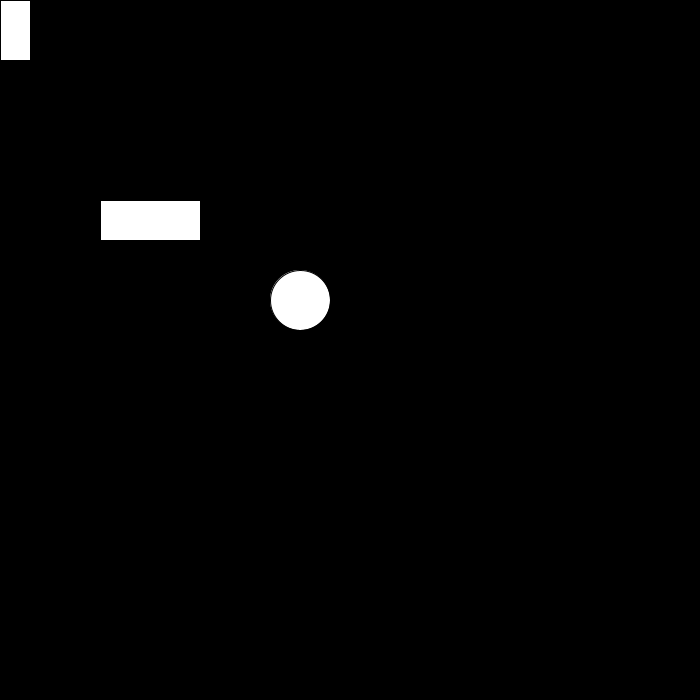
Frame 1 (no input)
Frame 60 (the mouse pressed at the canvas centre just before this capture): identical to frame 1, image omitted
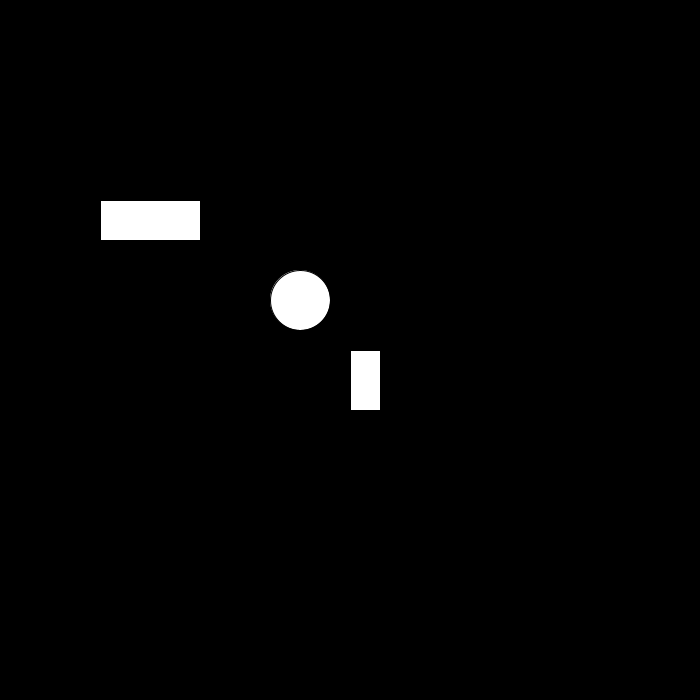
Frame 120 (the mouse held since frame 60 and released just before this capture)

The Processing sketch that drew these frames (run headless with seeded random() and noise(); from frame 60 on, the mouse is pressed at the canvas centre):

// Processing sketch: CollisionFunctionsTester
// ── CollisionFunctionsTester.pde
/*
Collision Functions Tester
 */

void setup() {
  size(700, 700);
  background(0);
}

void draw() {
  background(0);
  fill(255);
  rect(100, 200, 100, 40);
  circle(300, 300, 60);
  if (rectangleCircleCollisionCheck(mouseX, mouseY, 30, 60,
    300, 300, 60)) {
    fill(255, 0, 0);
  } else if (rectangleRectangleCollisionCheck(mouseX, mouseY, 30, 60, 
    100, 200, 100, 40)) {
    fill(200, 200, 0);
  } else {
    fill(255);
  }
  rect(mouseX, mouseY, 30, 60);
}

// ── CollisionFunctions.pde
boolean circleCircleCollisionCheck(float x1, float y1, float d1, float x2, float y2, float d2) {
  float distance = dist(x1, y1, x2, y2);
  return (distance <= d1/2 + d2/2);
}

boolean rectangleRectangleCollisionCheck(float x1, float y1, float w1, float h1,
  float x2, float y2, float w2, float h2) {
  return ((x1 <= x2 + w2) &&
    (x1 + w1 >= x2) &&
    (y1 <= y2 + h2) &&
    (y1 + h1 >= y2));
}

boolean rectangleCircleCollisionCheck(float rx, float ry, float rw, float rh,
  float cx, float cy, float cd) {
    float testX = cx;
    float testY = cy;
    
    if(cx < rx) testX = rx;
    else if(cx > rx + rw) testX = rx + rw;
    if(cy < ry) testY = ry;
    else if(cy > ry + rh) testY = ry + rh;
    float dX = cx - testX;
    float dY = cy - testY;
    float distance = sqrt(dX*dX + dY*dY);
    return (distance < cd/2);
}
